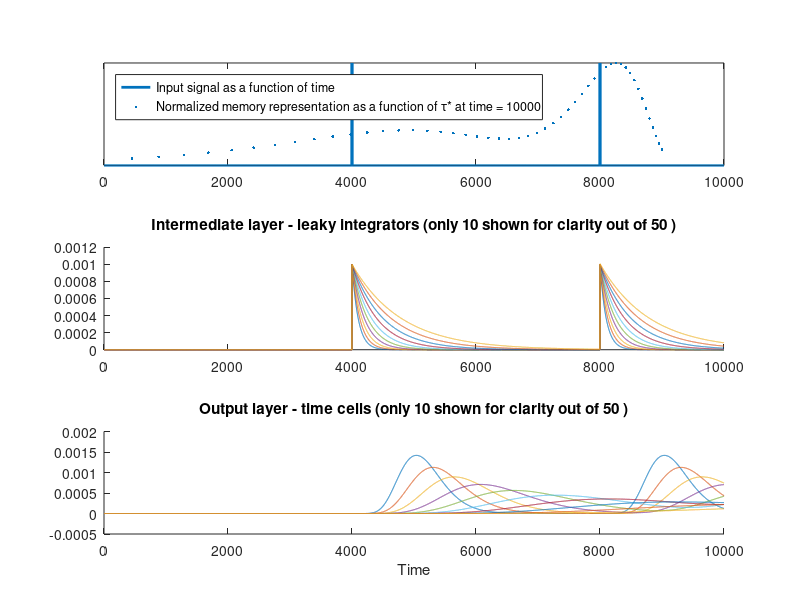

MATLAB code to generate this figure: (Note: this script raises an error after producing the figure.)
% Toy example of scale-invariat, log-compressed memory representation
%
% The implementation follows from equations in Shankar & Howard, Neural
% Cputaiton 2012 and Shankar & Howard Journal of Machine Learning Research,
% 2013. Equations in the text reffer to the 2012 paper.
%
% Zoran Tiganj (zoran.tiganj@gmail.com) on May 22 2015  


%% Initialize parameters and alocate space

buff_len = 50; % number of output cells ("time cells") - T
k = 10; % order of the spatial derivative between intermediate and output layer
    %(higher value results in more narrow firing fields of time cells) 
N = buff_len+2*k; % number of cells in the intermediate layer (leaky integrators) - t
    % k edges will be ignored becase the spatial derivative will be
    % incomplete
Taustar_min = 1; % peak time of the first time cell
Taustar_max = 10; % peak time of the last time cell

% Create power-law growing Taustarlist (peak times of time cells) and
% corresponding s 
alpha = (Taustar_max/Taustar_min)^(1/buff_len)-1;
Taustarlist = Taustar_min*(1+alpha).^(-(k):(buff_len+(k)-1));
s = k./Taustarlist; % eq 2.3


% Create DerivMatrix that will be used to computed a spatial derivateve of t to
% compute T
DerivMatrix = zeros(N,N);
 for i = 2:N-1
   DerivMatrix(i,i-1) = -(s(i+1)-s(i))/(s(i)-s(i-1))/(s(i+1)-s(i-1));
   DerivMatrix(i,i) = ((s(i+1)-s(i))/(s(i)- s(i-1))-(s(i)-s(i-1))/(s(i+1)-s(i)))/(s(i+1)-s(i-1));
   DerivMatrix(i,i+1) = (s(i)-s(i-1))/(s(i+1)-s(i))/(s(i+1)-s(i-1));
 end
  
% Create time vector (tau) with length tau_len and resolution dtau
tau_len = 10000; dtau = 0.001; tau = 0:dtau:tau_len*dtau-dtau;

% create input signal f of length N; in this example it constaints two "delta" pulses 
f = zeros(1,tau_len); f(4000) = 1; f(8000) = 1;

% Alocate space for t and T
t = zeros(N,tau_len);
T = zeros(N,tau_len);


%% Run the main loop 
% Storing t and T for every tau_index is done only for plotting purpose,
% both t and T are time local (t is computed using only its single previous value
% - we're taking first order time-derivative and T is computed as a linear
% combination of time-local values of t)
tic
for tau_index = 2:tau_len
    t(:,tau_index) = t(:,tau_index-1)+((-s'.*t(:,tau_index-1)+f(tau_index))*dtau); % eq 2.1
    t_diff = DerivMatrix^k*t(:,tau_index);
    T(:,tau_index) = (-1)^k*s.^(k+1)'.*t_diff/factorial(k)'; % eq 2.3
end
toc



%% Plot the results

figure

subplot(3,1,1)
plot(f,'LineWidth',2);
hold on
scatter(10000-Taustarlist(k+1:end-k)*1000,T(k+1:end-k,end)/max(T(k+1:end-k,end)),'Marker','.');
legend('Input signal as a function of time',...
    'Normalized memory representation as a function of \tau* at time = 10000',...
    'Location', 'northwest')
set(gca,'YTickLabel',{})
set(gca,'YTick',[])

% Notice that the reconstruction peaks at k/(k+1) of the input peak

for i=1:5:buff_len % plot every 5th to make the figure look clean
    subplot(3,1,2)
    hold on, plot(t(i+k,:)) 
    title('Intermediate layer - leaky integrators (only 10 shown for clarity out of 50 )')

    subplot(3,1,3)
    hold on, plot(T(i+k,:)) % T only makes sense between k+1 and end-k, 
        % since we're taking k-th spatial derivative, edges can not be
        % properly computed
    title('Output layer - time cells (only 10 shown for clarity out of 50 )')
end

xlabel('Time')

set(gcf,'color','w')

% safe the figure
export_fig('small_and_big_t_tutorial.pdf')
saveas(gcf,'small_and_big_t_tutorial.fig')
